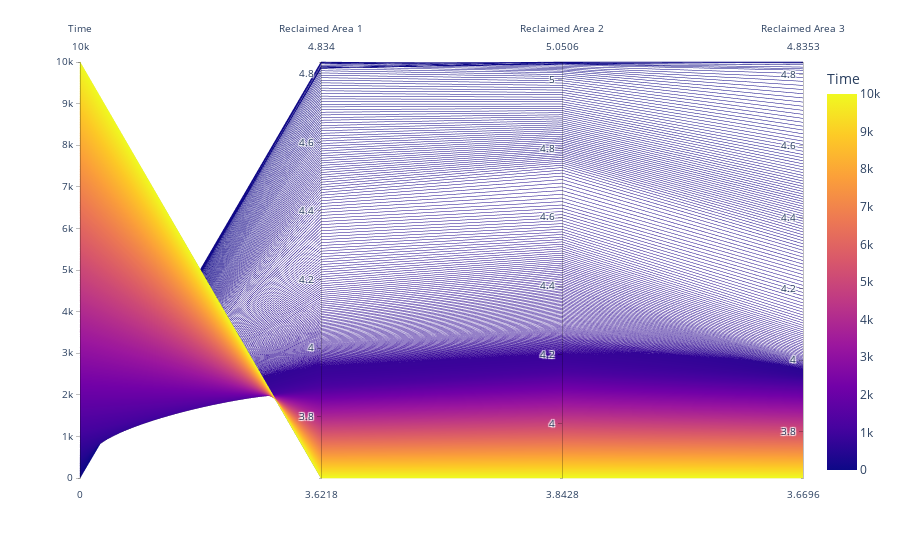

Notebook code cell kept with this figure:
### Code cell
import pandas as pd
import plotly.express as px

# Sample data (replace this with your actual data)
data = {
    'Time': time_points,
    'Reclaimed Area 1': reclaimed_area1,
    'Reclaimed Area 2': reclaimed_area2,
    'Reclaimed Area 3': reclaimed_area3
}

# Create a DataFrame from the data
df = pd.DataFrame(data)

# Create a Parallel Coordinates plot using Plotly Express
fig = px.parallel_coordinates(df, color='Time')

# Show the plot
fig.show()

### Figure 1 — Plotly figure (JSON) as saved in the notebook; plotly's stock layout.template omitted (floating-point values rounded to 4 significant figures; data arrays with more than 128 entries replaced by an {"elided": "..."} marker saying what was removed)
{"data": [{"dimensions": [{"label": "Time", "values": {"elided": "2001 int values"}}, {"label": "Reclaimed Area 1", "values": {"elided": "2001 float values"}}, {"label": "Reclaimed Area 2", "values": {"elided": "2001 float values"}}, {"label": "Reclaimed Area 3", "values": {"elided": "2001 float values"}}], "domain": {"x": [0, 1], "y": [0, 1]}, "line": {"color": {"elided": "2001 int values"}, "coloraxis": "coloraxis"}, "name": "", "type": "parcoords"}], "layout": {"autosize": true, "coloraxis": {"colorbar": {"title": {"text": "Time"}}, "colorscale": [[0, "#0d0887"], [0.1111, "#46039f"], [0.2222, "#7201a8"], [0.3333, "#9c179e"], [0.4444, "#bd3786"], [0.5556, "#d8576b"], [0.6667, "#ed7953"], [0.7778, "#fb9f3a"], [0.8889, "#fdca26"], [1, "#f0f921"]]}, "legend": {"tracegroupgap": 0}, "margin": {"t": 60}}}
